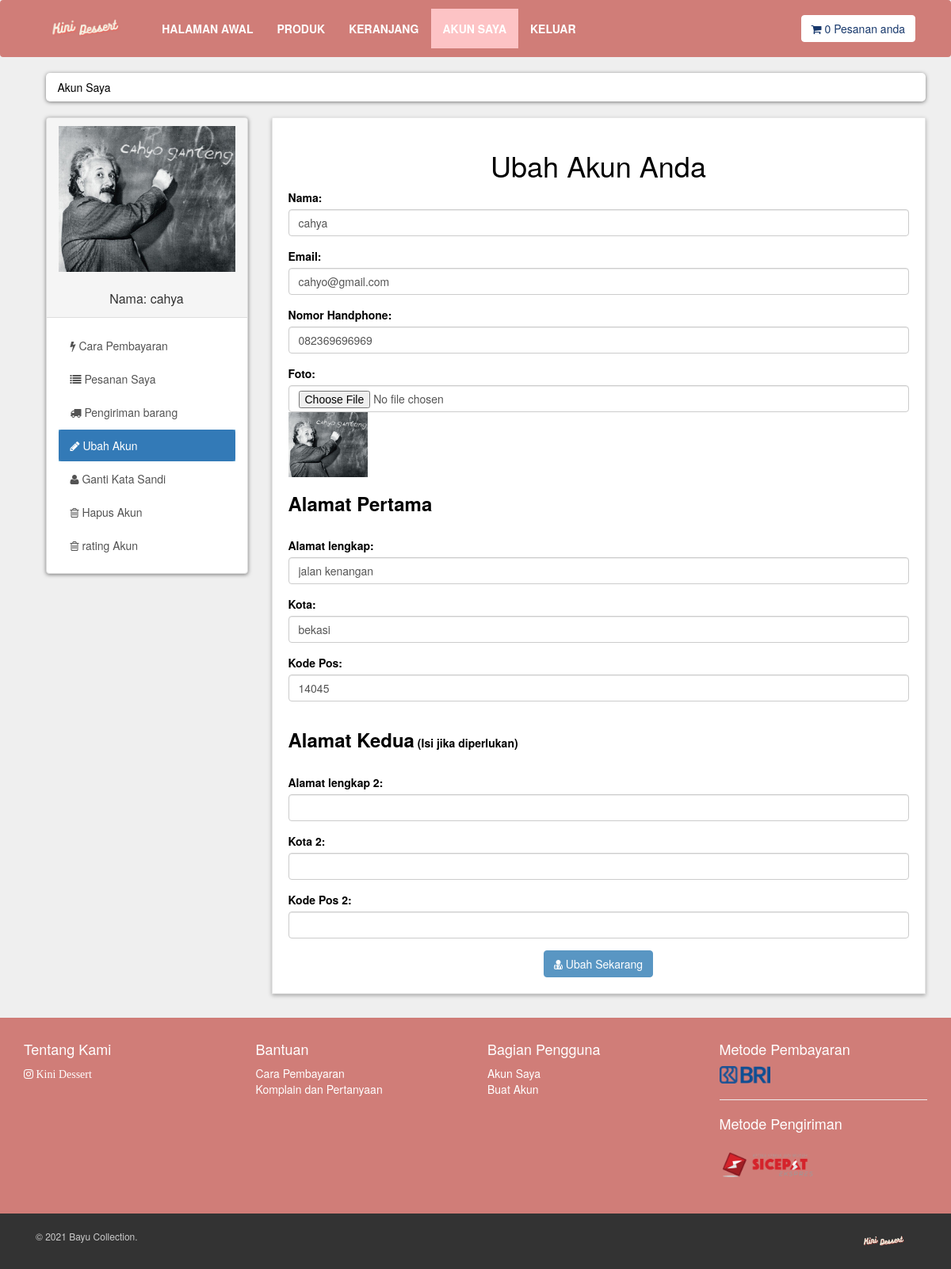
The page /customer/my_account.php?edit_account (signed in) on the database its author committed.
### tables this page shows
CREATE TABLE `customers` (
  `customer_id` int(10) NOT NULL,
  `customer_name` varchar(255) NOT NULL,
  `customer_email` varchar(255) NOT NULL,
  `customer_pass` varchar(255) NOT NULL,
  `customer_country` text NOT NULL,
  `customer_country2` text NOT NULL,
  `customer_city` text NOT NULL,
  `customer_city2` text NOT NULL,
  `customer_contact` varchar(255) NOT NULL,
  `customer_address` text NOT NULL,
  `customer_address2` text NOT NULL,
  `customer_image` text NOT NULL,
  `customer_ip` varchar(100) NOT NULL
);

### customer/edit_account.php (the view, shortened to what this page needs)
<?php
$customer_session = $_SESSION['customer_email'];
$get_customer = "select * from customers where customer_email='$customer_session'";
$run_customer = mysqli_query($con,$get_customer);
$row_customer = mysqli_fetch_array($run_customer);
$customer_name = $row_customer['customer_name'];
$customer_email = $row_customer['customer_email'];
$customer_country = $row_customer['customer_country'];
$customer_country2 = $row_customer['customer_country2'];
$customer_city = $row_customer['customer_city'];
$customer_city2 = $row_customer['customer_city2'];
$customer_contact = $row_customer['customer_contact'];
$customer_address = $row_customer['customer_address'];
$customer_address2 = $row_customer['customer_address2'];
$customer_image = $row_customer['customer_image'];
?>
<h1 align="center"> Ubah Akun Anda </h1>
<form action="" method="post" enctype="multipart/form-data">
    <div class="form-group">
        <label> Nama: </label>
        <input type="text" name="c_name" class="form-control" value="<?php echo $customer_name; ?>" required>
    </div>
    <div class="form-group">
        <label> Email: </label>
        <input type="text" name="c_email" class="form-control" value="<?php echo $customer_email; ?>" required>
    </div>
    <div class="form-group">
        <label> Nomor Handphone: </label>
        <input type="text" placeholder="6287718xxxxx" name="c_contact" class="form-control" value="<?php echo $customer_contact; ?>" required>
    </div>
    <div class="form-group">
        <label> Foto: </label>
        <input type="file" name="c_image" class="form-control form-height-custom" >
        <img class="img-responsive" src="customer_images/<?php echo $customer_image; ?>" alt="Costumer Image" style='width:100%;max-width:100px'>
    </div>
    <h3><strong>  Alamat Pertama </strong></h3>
    <br>
    <div class="form-group">
        <label> Alamat lengkap: </label>
        <input type="text" name="c_address" class="form-control" value="<?php echo $customer_address; ?>" required>
    </div>
    <div class="form-group pull-center">
        <label> Kota: </label>
        <input type="text" name="c_country" class="form-control" value="<?php echo $customer_country; ?>" required>
    </div>
    <div class="form-group pull-center">
        <label> Kode Pos: </label>
        <input type="text" name="c_city" class="form-control" value="<?php echo $customer_city; ?>" required>
    </div>
    <div class="form-group">
                               <label><h3><strong>Alamat Kedua</strong></h3></label>
                               <label>(Isi jika diperlukan)</label>
    </div>
    <div class="form-group">
        <label> Alamat lengkap 2: </label>
        <input type="text" name="c_address2" class="form-control" value="<?php echo $customer_address2; ?>" >
    </div>
    <div class="form-group">
        <label> Kota 2: </label>
        <input type="text" name="c_country2" class="form-control" value="<?php echo $customer_country2; ?>" >
    </div>
    <div class="form-group">
        <label> Kode Pos 2: </label>
        <input type="text" name="c_city2" class="form-control" value="<?php echo $customer_city2; ?>" >
    </div>
    <div class="text-center">
        <button name="update" class="btn btn-info">
            <i class="fa fa-user-md"></i> Ubah Sekarang
        </button>
    </div>
</form>

### customer/includes/sidebar.php
<div class="panel panel-default sidebar-menu">
    <div class="panel-heading">
        <?php
        $customer_session = $_SESSION['customer_email'];
        $get_customer = "select * from customers where customer_email='$customer_session'";
        $run_customer = mysqli_query($con,$get_customer);
        $row_customer = mysqli_fetch_array($run_customer);
        $customer_image = $row_customer['customer_image'];
        $customer_name = $row_customer['customer_name'];
        if(!isset($_SESSION['customer_email'])){
        }else{
            echo "
                <center>
                    <img src='customer_images/$customer_image' class='img-responsive' >
                </center>
                <br/>
                <h3 class='panel-title' align='center'>
                    Nama: $customer_name
                </h3>
            ";
        }
        ?>
    </div>
    <div class="panel-body">
        <ul class="nav-pills nav-stacked nav">
        <li class="<?php if(isset($_GET['pay_offline'])){ echo "active"; } ?>">
                <a href="my_account.php?pay_offline">
                    <i class="fa fa-bolt"></i> Cara Pembayaran
                </a>
            </li>
            <li class="<?php if(isset($_GET['my_orders'])){ echo "active"; } ?>">
                <a href="my_account.php?my_orders" onclick = "if (! alert('Jika belum melakukan pembayaran 1/24 jam,maka pemesanan akan dibatalkan.')) { return true; }">
                    <i class="fa fa-list"></i> Pesanan Saya
                </a>
            </li>
            <li class="<?php if(isset($_GET['send_order'])){ echo "active"; } ?>">
                <a href="my_account.php?send_order">
                    <i class="fa fa-truck"></i> Pengiriman barang
                </a>
            </li>
            <li class="<?php if(isset($_GET['edit_account'])){ echo "active"; } ?>">
                <a href="my_account.php?edit_account">
                    <i class="fa fa-pencil"></i> Ubah Akun
                </a>
            </li>
            <li class="<?php if(isset($_GET['change_pass'])){ echo "active"; } ?>">
                <a href="my_account.php?change_pass">
                    <i class="fa fa-user"></i> Ganti Kata Sandi
                </a>
            </li>
            <li class="<?php if(isset($_GET['delete_account'])){ echo "active"; } ?>">
                <a href="my_account.php?delete_account">
                    <i class="fa fa-trash-o"></i> Hapus Akun
                </a>
            </li>
            <li class="<?php if(isset($_GET['rating'])){ echo "active"; } ?>">
                <a href="my_account.php?rating">
                    <i class="fa fa-trash-o"></i> rating Akun
                </a>
            </li>
        </ul>
    </div>
</div>

### customer/styles/style.css (style rules this page uses)
body { font-size: 14px; line-height: 1.42857143; color: #000000; background: #EFEFEF; overflow-x: hidden; }
#content .panel.sidebar-menu { box-sizing: border-box; box-shadow: 0px 1px 5px rgba(0, 0, 0, .5); }
#content .panel.sidebar-menu h3 { padding: 5px 0px; margin: 0px; }
.active, .collapsible:hover { color: rgb(255, 255, 255); background-color: #69aad3; }

### rows shown on the page
customers: customer_image (picture), customer_name "cahya", c_name "cahya", c_email "cahyo@gmail.com", c_contact "082369696969", c_address "jalan kenangan", c_country "bekasi", c_city "14045"

### other values the page prints
$count_items "0"
